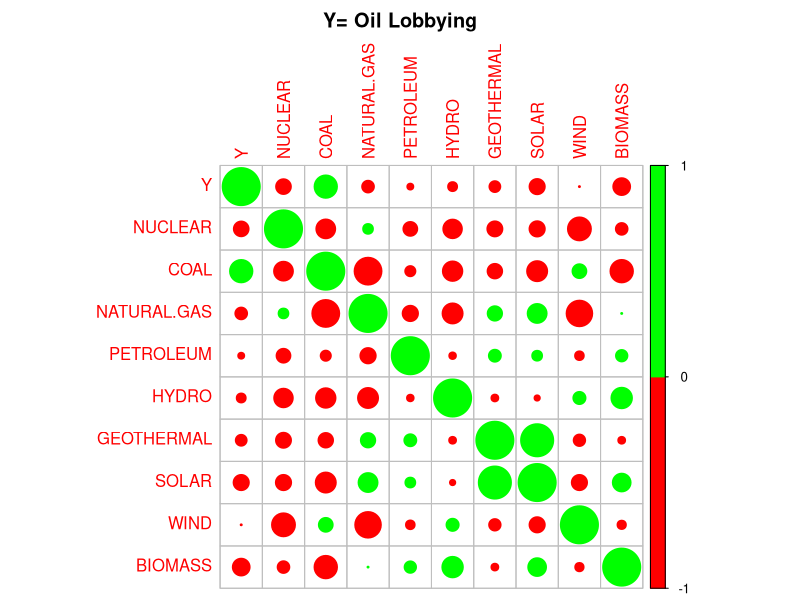
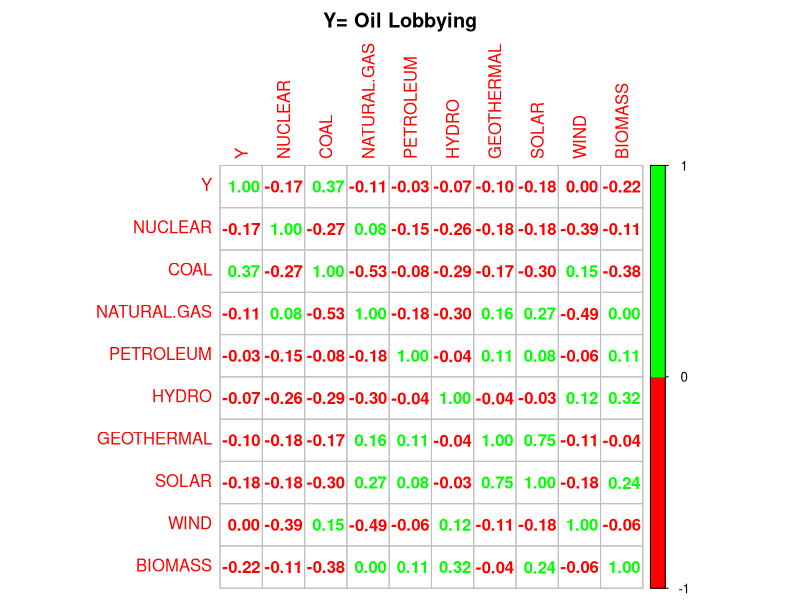
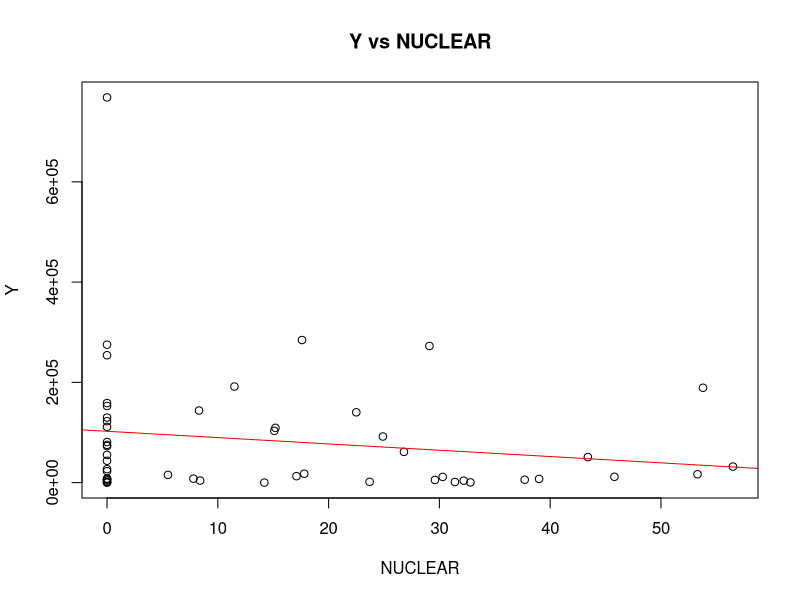
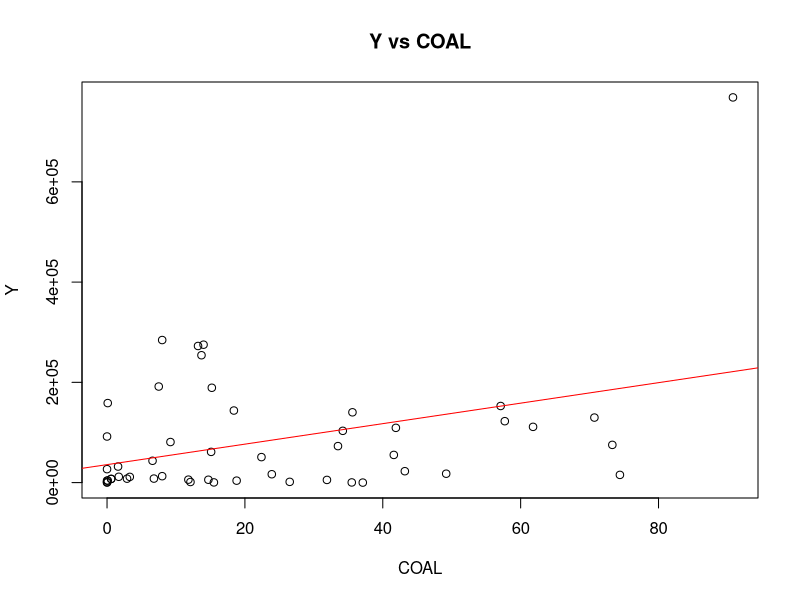
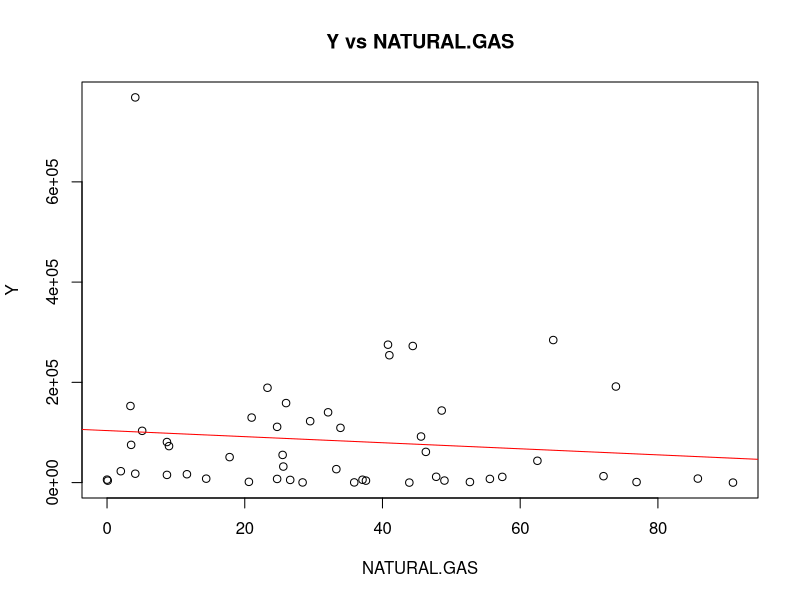
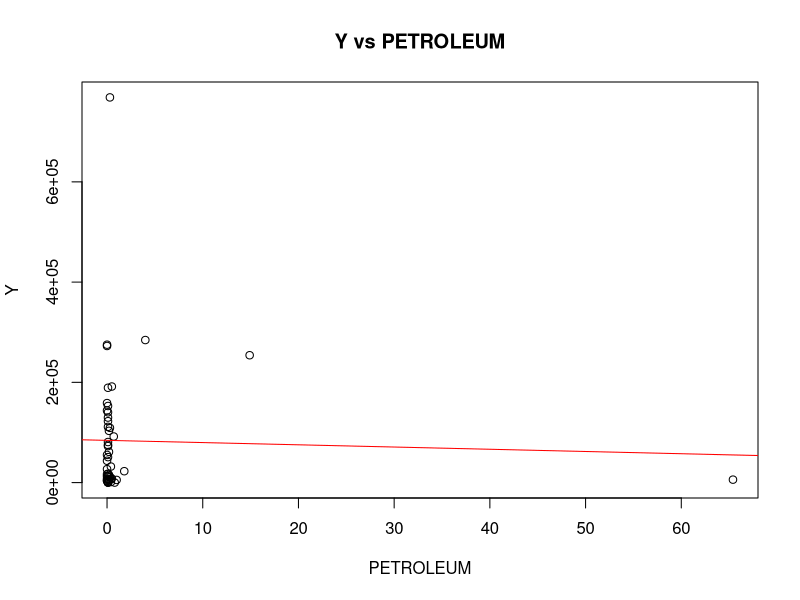
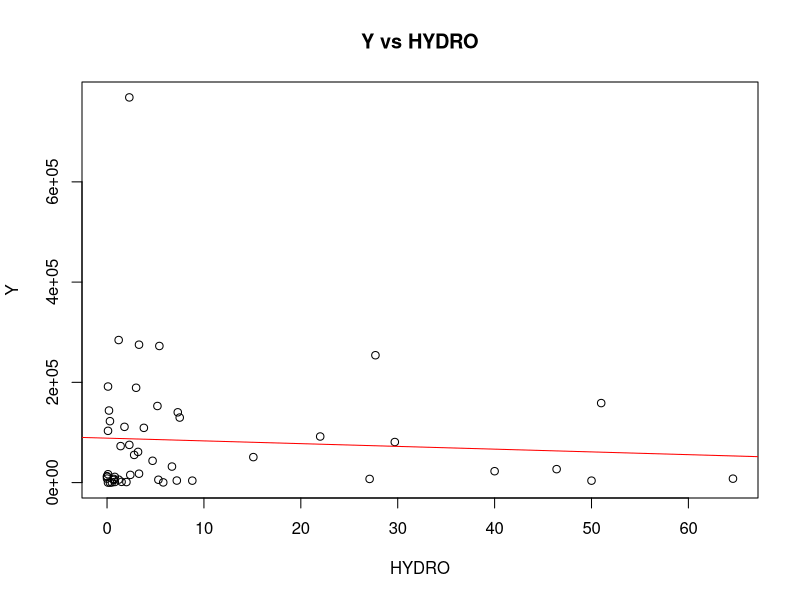
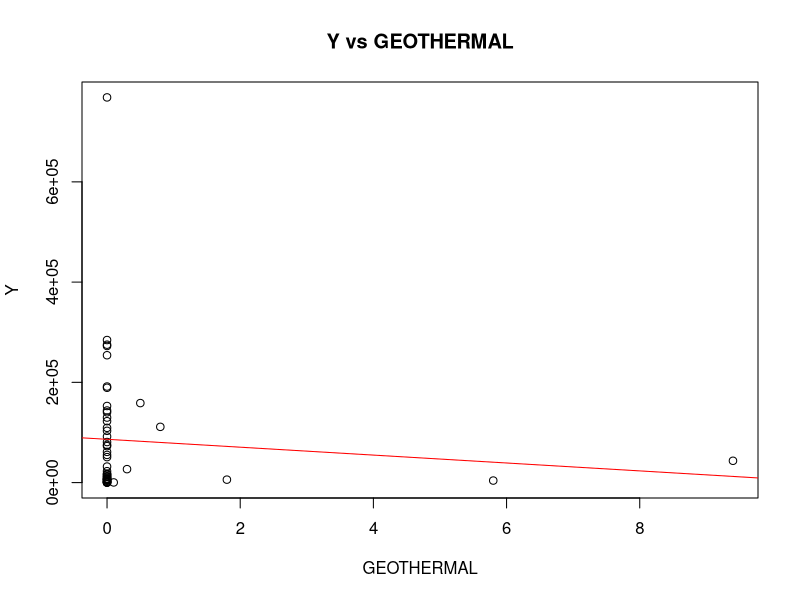

Here is the R script that generated these plots, in order:
## ---- chunk 1
# PDF Config
pdf("Multiple Linear Regression.pdf", width = 8.5, height = 9)

# Libraries
library(corrplot)

# Import Data
data <- read.csv("US_General.csv", header = TRUE, sep = ",")

# Rename Y to be less politically charged
Oil.Lobbying <- data$X.Donated.From.Big.Oil

# Adjust Y for Population and GDP
Y <- cbind(Oil.Lobbying,
           Oil.Lobbying / data$Population,
           Oil.Lobbying / data$State.GDP.Q4.2021,
           Oil.Lobbying / (data$State.GDP.Q4.2021 / data$Population))

# Add names to Y for readability
ynames <- cbind("Oil Lobbying", "Oil Lobbying / Population", "Oil Lobbying / State GDP", "Oil Lobbying / State.GDP.Q4.2021 / Population")
## ---- chunk 2
# For loop to iterate through each Y for Multiple Linear Regression, Correlation Matrix, and Scatterplots
# define function
main <- function(Y, ynames) {
data <- data.frame(Y, data$NUCLEAR, data$COAL, data$NATURAL.GAS, data$PETROLEUM, data$HYDRO, data$GEOTHERMAL, data$SOLAR, data$WIND, data$BIOMASS)

# Rename the Columns to be more readable
names(data) <- c("Y", "NUCLEAR", "COAL", "NATURAL.GAS", "PETROLEUM", "HYDRO", "GEOTHERMAL", "SOLAR", "WIND", "BIOMASS")

# Perform Multiple Linear Regression
# Significance Levels = 0.01, 0.05, 0.1
model <- lm(Y ~ ., data = data)

# Print the Model Summary and name of Y
print(paste("Y=", ynames))

print(summary(model))

# Correlation Matrix
cor <- cor(data)

# Output the Correlation Matrix with red and green colors

# Method = Circle
corrplot(cor,
         method = "circle",
         col = c("red", "green"),
         mar = c(0, 0, 2, 0),
         title = paste("Y=", ynames))

# Method = Number
corrplot(cor,
         method = "number",
         col = c("red", "green"),
         mar = c(0, 0, 2, 0),
         title = paste("Y=", ynames))

# For loop to make a scatterplot for each X variable
for (j in 2:ncol(data)) {

# Output Scatterplot
plot(data[, j],
     data[, 1],
     xlab = names(data)[j],
     ylab = names(data)[1],
     main = paste(names(data)[1], "vs", names(data)[j]))

# Output Regression Line with Scatterplots
abline(lm(data[, 1] ~ data[, j]), col = "red")
}
}
## ---- chunk 3
# Print warnings, if any
warnings()
## ---- chunk 4
main(Y[, 1], ynames[, 1])
## ---- chunk 5
main(Y[, 2], ynames[, 2])
## ---- chunk 6
main(Y[, 3], ynames[, 3])
## ---- chunk 7
main(Y[, 4], ynames[, 4])
